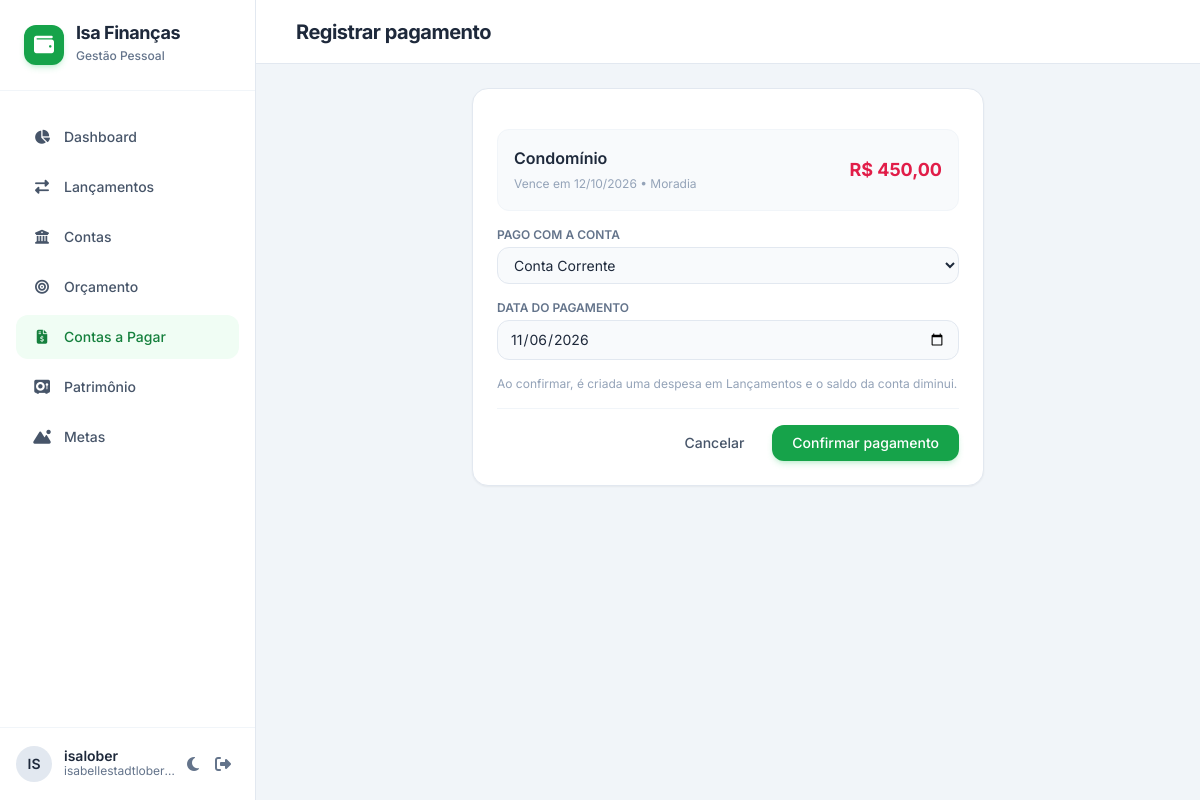
Page /pagar/1/pagar/ (signed in) on the committed database.
### apps/pagar/models.py (models this page shows, shortened)
class ContaPagar(models.Model):
    descricao = models.CharField(max_length=255)
    valor = models.DecimalField(max_digits=14, decimal_places=2)
    vencimento = models.DateField()
    categoria = models.ForeignKey("lancamentos.Categoria", on_delete=models.PROTECT)
    conta = models.ForeignKey("contas.Conta", null=True, blank=True, on_delete=models.PROTECT)
    recorrencia = models.ForeignKey(
        Recorrencia, null=True, blank=True, on_delete=models.SET_NULL, related_name="contas"
    )
    lancamento = models.OneToOneField(
        "lancamentos.Lancamento", null=True, blank=True, on_delete=models.SET_NULL
    )
    pago_em = models.DateField(null=True, blank=True)
    class Meta:
        verbose_name = "conta a pagar"
        verbose_name_plural = "contas a pagar"
        ordering = ["vencimento"]
        indexes = [models.Index(fields=["vencimento"], name="idx_pagar_venc")]
        constraints = [
            models.UniqueConstraint(
                fields=["recorrencia", "vencimento"], name="uq_pagar_recorrencia_venc"
            )
        ]
    @transaction.atomic
    def pagar(self, conta=None, data=None):
        """Marca como paga e cria o lançamento de despesa correspondente."""
        from apps.lancamentos.models import Lancamento
        if self.pago_em:
            return self.lancamento
        conta = conta or self.conta
        if conta is None:
            raise ValueError("Informe a conta usada no pagamento.")
        data = data or date.today()
        lanc = Lancamento.objects.create(
            tipo=Lancamento.Tipo.DESPESA,
            valor=self.valor,
            data=data,
            descricao=self.descricao,
            conta=conta,
            categoria=self.categoria,
        )
        self.conta, self.lancamento, self.pago_em = conta, lanc, data
        self.save(update_fields=["conta", "lancamento", "pago_em"])
        return lanc

### apps/lancamentos/models.py (models this page shows)
class Categoria(models.Model):
    class Tipo(models.TextChoices):
        RECEITA = "receita", "Receita"
        DESPESA = "despesa", "Despesa"
    nome = models.CharField(max_length=80)
    tipo = models.CharField(max_length=10, choices=Tipo.choices)
    categoria_pai = models.ForeignKey(
        "self", null=True, blank=True, on_delete=models.PROTECT, related_name="filhas"
    )
    icone = models.CharField(
        "ícone", max_length=40, blank=True, help_text="Classe do Font Awesome. Ex.: fa-house"
    )
    class Meta:
        ordering = ["tipo", "nome"]
        constraints = [
            models.UniqueConstraint(fields=["nome", "tipo"], name="uq_categoria_nome_tipo")
        ]
    def __str__(self):
        return self.nome

### apps/pagar/views.py (the view)
# urls.py: path("<int:pk>/pagar/", views.pagar, name="pagar"),
@login_required
def pagar(request, pk):
    conta = get_object_or_404(ContaPagar, pk=pk)
    if bloqueio := _bloqueia_se_paga(request, conta):
        return bloqueio
    form = PagamentoForm(request.POST or None, initial={"conta": conta.conta_id, "data": date.today()})
    if request.method == "POST" and form.is_valid():
        conta.pagar(conta=form.cleaned_data["conta"], data=form.cleaned_data["data"])
        messages.success(request, f"“{conta.descricao}” paga. O lançamento foi criado.")
        return redirect("pagar:lista")
    return render(request, "pagar/pagar.html", {"form": form, "conta": conta})

### apps/pagar/forms.py
class PagamentoForm(forms.Form):
    conta = forms.ModelChoiceField(queryset=Conta.objects.filter(ativa=True), label="Pago com a conta")
    data = forms.DateField(
        label="Data do pagamento", input_formats=FORMATOS_DATA, widget=_widget_data()
    )
    def __init__(self, *args, **kwargs):
        super().__init__(*args, **kwargs)
        estilizar(self)

### apps/contas/models.py (called while the page is built)
    def __str__(self):
        return self.nome

### apps/core/templatetags/formatos.py (called while the page is built)
def formatar_brl(valor):
    valor = Decimal(valor or 0)
    sinal = "-" if valor < 0 else ""
    inteiro, frac = f"{abs(valor):,.2f}".split(".")
    return f"{sinal}R$ {inteiro.replace(',', '.')},{frac}"

@register.filter
def brl(valor):
    return formatar_brl(valor)

### apps/lancamentos/forms.py (called while the page is built)
def estilizar(form):
    for campo in form.fields.values():
        campo.widget.attrs["class"] = CLASSE_CAMPO

### apps/pagar/views.py (called while the page is built)
def _bloqueia_se_paga(request, conta):
    if conta.pago_em:
        messages.error(request, "Essa conta já foi paga. Desfaça o pagamento para alterá-la.")
        return redirect("pagar:lista")
    return None

### templates/pagar/pagar.html (shortened to what this page needs)
{% extends "base.html" %}
{% load formatos %}
{% block h1 %}Registrar pagamento{% endblock %}
{% block content %}
<form method="post" class="max-w-lg mx-auto bg-white dark:bg-slate-800 rounded-2xl border border-slate-200 dark:border-slate-700 shadow-sm p-6 space-y-4">
  <div class="flex items-center justify-between p-4 rounded-xl bg-slate-50 dark:bg-slate-900 border border-slate-100 dark:border-slate-700/50">
    <div>
      <p class="font-semibold">{{ conta.descricao }}</p>
      <span class="text-xs text-slate-400">Vence em {{ conta.vencimento|date:"d/m/Y" }} • {{ conta.categoria }}</span>
    </div>
    <span class="font-bold text-lg text-rose-600 dark:text-rose-400">{{ conta.valor|brl }}</span>
  </div>
  {% for campo in form %}
    {% include "partials/campo.html" with campo=campo %}
  {% endfor %}
  <p class="text-xs text-slate-400">Ao confirmar, é criada uma despesa em Lançamentos e o saldo da conta diminui.</p>
  <div class="flex justify-end space-x-3 pt-4 border-t border-slate-100 dark:border-slate-700/50">
    <a href="{% url 'pagar:lista' %}" class="px-4 py-2 rounded-xl text-sm font-medium text-slate-600 dark:text-slate-400 hover:bg-slate-100 dark:hover:bg-slate-700 transition-colors">Cancelar</a>
    <button type="submit" class="px-5 py-2 rounded-xl text-sm font-medium bg-brand-600 hover:bg-brand-700 text-white shadow-md shadow-brand-500/20 transition-colors">Confirmar pagamento</button>
  </div>
</form>
{% endblock %}

### templates/base.html (shortened to what this page needs)
<!DOCTYPE html>
<html lang="pt-BR" class="h-full">
<head>
  {% include "partials/head.html" %}
</head>
<body class="h-full bg-slate-100 dark:bg-slate-900 text-slate-800 dark:text-slate-100 transition-colors duration-200 flex flex-col overflow-hidden">
<div class="flex h-full w-full overflow-hidden">
  <aside id="sidebar" class="w-64 bg-white dark:bg-slate-800 border-r border-slate-200 dark:border-slate-700 flex flex-col z-20 transition-transform duration-300 -translate-x-full md:translate-x-0 absolute md:relative h-full">
    <div class="p-6 border-b border-slate-100 dark:border-slate-700/50 flex items-center justify-between">
      <div class="flex items-center space-x-3">
        <div class="w-10 h-10 rounded-xl bg-brand-600 text-white flex items-center justify-center font-bold text-xl shadow-md shadow-brand-500/20">
          <i class="fa-solid fa-wallet"></i>
        </div>
        <div>
          <h1 class="font-bold text-lg tracking-tight leading-none">Isa Finanças</h1>
          <span class="text-xs text-slate-500 dark:text-slate-400 font-medium">Gestão Pessoal</span>
        </div>
      </div>
    </div>
    <nav class="flex-1 px-4 py-6 space-y-1.5 overflow-y-auto custom-scrollbar">
      <a href="{% url 'dashboard' %}"
         class="flex items-center space-x-3 px-4 py-3 rounded-xl text-sm font-medium transition-colors {% if request.resolver_match.url_name == 'dashboard' %}bg-brand-50 text-brand-700 dark:bg-brand-950/40 dark:text-brand-400{% else %}text-slate-600 dark:text-slate-400 hover:bg-slate-50 dark:hover:bg-slate-700/50{% endif %}">
        <i class="fa-solid fa-chart-pie w-5 text-center"></i><span>Dashboard</span>
      </a>
      <a href="{% url 'lancamentos:lista' %}"
         class="flex items-center space-x-3 px-4 py-3 rounded-xl text-sm font-medium transition-colors {% if request.resolver_match.app_name == 'lancamentos' %}bg-brand-50 text-brand-700 dark:bg-brand-950/40 dark:text-brand-400{% else %}text-slate-600 dark:text-slate-400 hover:bg-slate-50 dark:hover:bg-slate-700/50{% endif %}">
        <i class="fa-solid fa-right-left w-5 text-center"></i><span>Lançamentos</span>
      </a>
      <a href="{% url 'contas:lista' %}"
         class="flex items-center space-x-3 px-4 py-3 rounded-xl text-sm font-medium transition-colors {% if request.resolver_match.app_name == 'contas' %}bg-brand-50 text-brand-700 dark:bg-brand-950/40 dark:text-brand-400{% else %}text-slate-600 dark:text-slate-400 hover:bg-slate-50 dark:hover:bg-slate-700/50{% endif %}">
        <i class="fa-solid fa-building-columns w-5 text-center"></i><span>Contas</span>
      </a>
      <a href="{% url 'orcamento:lista' %}"
         class="flex items-center space-x-3 px-4 py-3 rounded-xl text-sm font-medium transition-colors {% if request.resolver_match.app_name == 'orcamento' %}bg-brand-50 text-brand-700 dark:bg-brand-950/40 dark:text-brand-400{% else %}text-slate-600 dark:text-slate-400 hover:bg-slate-50 dark:hover:bg-slate-700/50{% endif %}">
        <i class="fa-solid fa-bullseye w-5 text-center"></i><span>Orçamento</span>
      </a>
      <a href="{% url 'pagar:lista' %}"
         class="flex items-center space-x-3 px-4 py-3 rounded-xl text-sm font-medium transition-colors {% if request.resolver_match.app_name == 'pagar' %}bg-brand-50 text-brand-700 dark:bg-brand-950/40 dark:text-brand-400{% else %}text-slate-600 dark:text-slate-400 hover:bg-slate-50 dark:hover:bg-slate-700/50{% endif %}">
        <i class="fa-solid fa-file-invoice-dollar w-5 text-center"></i><span>Contas a Pagar</span>
      </a>
      <a href="{% url 'patrimonio:index' %}"
         class="flex items-center space-x-3 px-4 py-3 rounded-xl text-sm font-medium transition-colors {% if request.resolver_match.app_name == 'patrimonio' %}bg-brand-50 text-brand-700 dark:bg-brand-950/40 dark:text-brand-400{% else %}text-slate-600 dark:text-slate-400 hover:bg-slate-50 dark:hover:bg-slate-700/50{% endif %}">
        <i class="fa-solid fa-vault w-5 text-center"></i><span>Patrimônio</span>
      </a>
      <a href="{% url 'metas:lista' %}"
         class="flex items-center space-x-3 px-4 py-3 rounded-xl text-sm font-medium transition-colors {% if request.resolver_match.app_name == 'metas' %}bg-brand-50 text-brand-700 dark:bg-brand-950/40 dark:text-brand-400{% else %}text-slate-600 dark:text-slate-400 hover:bg-slate-50 dark:hover:bg-slate-700/50{% endif %}">
        <i class="fa-solid fa-mountain-sun w-5 text-center"></i><span>Metas</span>
      </a>
    </nav>
    <div class="p-4 border-t border-slate-100 dark:border-slate-700/50 flex items-center justify-between">
      <div class="flex items-center space-x-3 min-w-0">
        <div class="w-9 h-9 shrink-0 rounded-full bg-slate-200 dark:bg-slate-700 flex items-center justify-center font-semibold text-sm">
          {{ request.user.username|slice:":2"|upper }}
        </div>
        <div class="min-w-0">
          <p class="text-sm font-semibold leading-none truncate">{{ request.user.get_full_name|default:request.user.username }}</p>
          <span class="text-xs text-slate-500 dark:text-slate-400 block truncate">{{ request.user.email|default:"sem e-mail" }}</span>
        </div>
      </div>
      <div class="flex items-center">
        <button onclick="toggleDarkMode()" class="p-2 rounded-lg text-slate-500 hover:bg-slate-100 dark:hover:bg-slate-700 transition-colors" title="Alternar tema">
          <i id="theme-icon" class="fa-solid fa-moon"></i>
        </button>
        <form method="post" action="{% url 'logout' %}">
          <button type="submit" class="p-2 rounded-lg text-slate-500 hover:bg-slate-100 dark:hover:bg-slate-700 transition-colors" title="Sair">
            <i class="fa-solid fa-right-from-bracket"></i>
          </button>
        </form>
      </div>
    </div>
  </aside>
  <main class="flex-1 flex flex-col h-full overflow-hidden relative">
    <header class="bg-white dark:bg-slate-800 border-b border-slate-200 dark:border-slate-700 h-16 px-6 flex items-center justify-between shrink-0 z-10">
      <div class="flex items-center space-x-4">
        <h2 class="text-xl font-bold tracking-tight">{% block h1 %}{% endblock %}</h2>
      </div>
    </header>
    <div class="flex-1 overflow-y-auto custom-scrollbar p-6 bg-slate-100 dark:bg-slate-900">
      {% block content %}{% endblock %}
    </div>
  </main>
</div>
</body>
</html>

### templates/partials/head.html (style rules this page uses)
body { font-family: 'Inter', sans-serif; }

### rows in the picture
ContaPagar: descricao "Condomínio", vencimento "12/10/2026", categoria "Moradia", valor|brl "R$ 450,00"

### other values in the picture
{{ request.user.username|slice:":2"|upper }} "IS"
{{ request.user.get_full_name|default:request.user.username }} "isalober"
{{ request.user.email|default:"sem e-mail" }} "isabellestadtlober…"
{{ rotulo|default:campo.label }} "PAGO COM A CONTA" "DATA DO PAGAMENTO"
